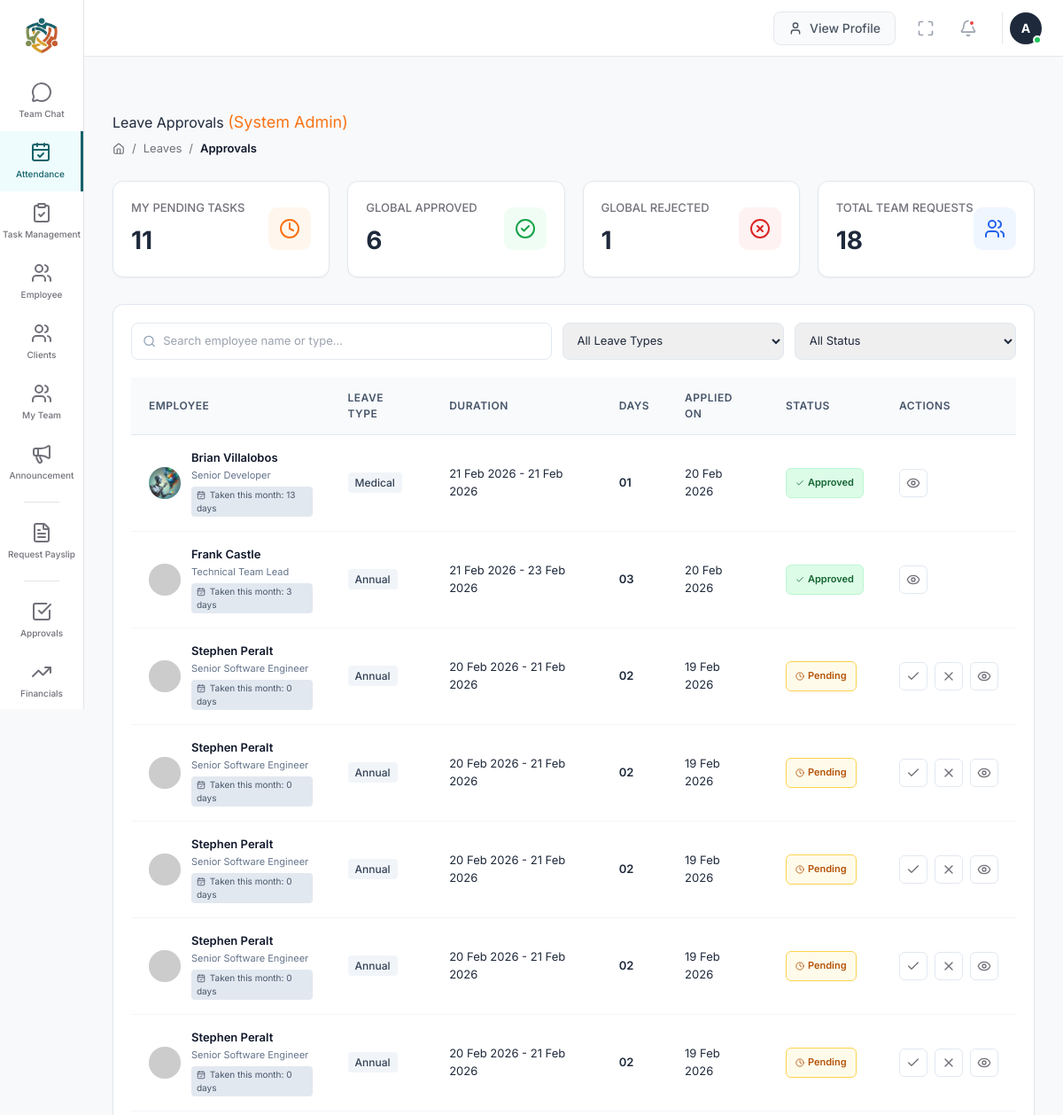
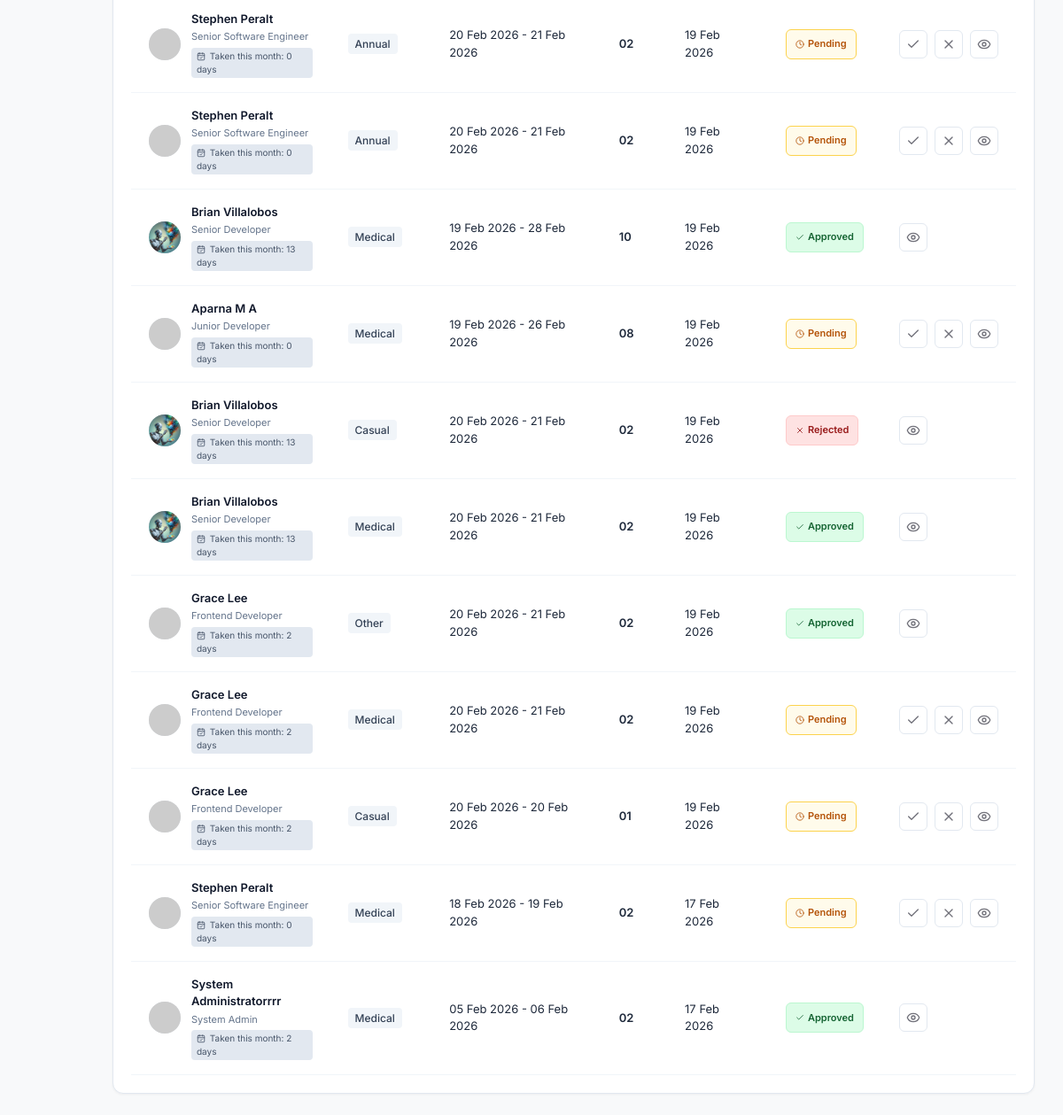
The app's page /leave_approval.php (signed in) with its own data (2 pictures, top to bottom).
### tables this page shows
CREATE TABLE `leave_requests` (
  `id` int(11) NOT NULL,
  `user_id` int(11) NOT NULL,
  `department` varchar(100) DEFAULT NULL,
  `tl_id` int(11) DEFAULT NULL,
  `manager_id` int(11) DEFAULT NULL,
  `leave_type` enum('Annual','Medical','Casual','Other') NOT NULL,
  `start_date` date NOT NULL,
  `end_date` date NOT NULL,
  `total_days` int(11) NOT NULL,
  `reason` text NOT NULL,
  `status` enum('Pending','Approved','Rejected') DEFAULT 'Pending',
  `tl_status` enum('Pending','Approved','Rejected') DEFAULT 'Pending',
  `manager_status` enum('Pending','Approved','Rejected') DEFAULT 'Pending',
  `hr_status` enum('Pending','Approved','Rejected') DEFAULT 'Pending',
  `approved_by` varchar(100) DEFAULT NULL,
  `created_at` timestamp NULL DEFAULT current_timestamp()
);

### leave_approval.php (the view, shortened to what this page needs)
<?php
$user_id = $_SESSION['user_id'];
$role_query = "SELECT role FROM users WHERE id = ?";
$stmt = $conn->prepare($role_query);
$stmt->bind_param("i", $user_id);
$stmt->execute();
$user_role = $stmt->get_result()->fetch_assoc()['role'];
$base_select = "SELECT lr.*,
                COALESCE(ep.full_name, u.name, 'Unknown Employee') as emp_name,
                COALESCE(ep.designation, u.role, 'Employee') as emp_role,
                ep.profile_img,
                (SELECT COALESCE(SUM(total_days), 0) FROM leave_requests
                 WHERE user_id = lr.user_id
                   AND status = 'Approved'
                   AND MONTH(start_date) = MONTH(CURRENT_DATE())
                   AND YEAR(start_date) = YEAR(CURRENT_DATE())
                ) as current_month_leaves
              FROM leave_requests lr
              JOIN users u ON lr.user_id = u.id
              LEFT JOIN employee_profiles ep ON u.id = ep.user_id";
if ($user_role === 'Team Lead') {
    $query = "$base_select WHERE ep.reporting_to = ? OR lr.tl_id = ? ORDER BY lr.created_at DESC";
    $stmt = $conn->prepare($query);
    $stmt->bind_param("ii", $user_id, $user_id);
} elseif ($user_role === 'Manager') {
    $query = "$base_select WHERE ep.manager_id = ? OR ep.reporting_to = ? OR lr.manager_id = ? ORDER BY lr.created_at DESC";
    $stmt = $conn->prepare($query);
    $stmt->bind_param("iii", $user_id, $user_id, $user_id);
} else {
    $query = "$base_select ORDER BY lr.created_at DESC";
    $stmt = $conn->prepare($query);
}
$stmt->execute();
$result = $stmt->get_result();
$leave_requests = [];
$pending_count = 0;
$approved_count = 0;
$rejected_count = 0;
while ($row = $result->fetch_assoc()) {
    $viewer_status = 'Pending';
    if ($user_role === 'Team Lead') { $viewer_status = $row['tl_status']; }
    elseif ($user_role === 'Manager') { $viewer_status = $row['manager_status']; }
    else { $viewer_status = $row['hr_status']; }
    $global_status = $row['status'] ?: 'Pending';
    if ($global_status === 'Pending') $pending_count++;
    if ($global_status === 'Approved') $approved_count++;
    if ($global_status === 'Rejected') $rejected_count++;
    $imgSource = $row['profile_img'];
    if(empty($imgSource) || $imgSource === 'default_user.png') {
        $imgSource = "https://ui-avatars.com/api/?name=".urlencode($row['emp_name'])."&background=random";
    } elseif (!str_starts_with($imgSource, 'http') && strpos($imgSource, 'assets/profiles/') === false) {
        $imgSource = './assets/profiles/' . $imgSource;
    }
    $leave_requests[] = [
        'id' => $row['id'],
        'emp_name' => $row['emp_name'],
        'emp_role' => $row['emp_role'],
        'avatar' => $imgSource,
        'leave_type' => $row['leave_type'],
        'start_date' => $row['start_date'],
        'end_date' => $row['end_date'],
        'total_days' => $row['total_days'],
        'created_at' => $row['created_at'],
        'reason' => $row['reason'],
        'current_month_leaves' => $row['current_month_leaves'],
        'viewer_status' => $viewer_status,
        'global_status' => $global_status,
        'tl_status' => $row['tl_status'],
        'mgr_status' => $row['manager_status'],
        'hr_status' => $row['hr_status'],
        'approved_by' => $row['approved_by']
    ];
}
?>
<!DOCTYPE html>
<html lang="en">
<head>
</head>
<body>
    <div class="main-content" id="mainContent">
        <div class="page-header mt-4">
            <div>
                <h1>Leave Approvals <span style="color: var(--primary); font-size: 18px;">(<?php echo htmlspecialchars($user_role); ?>)</span></h1>
                <div class="breadcrumb">
                    <i data-lucide="home" style="width:14px;"></i>
                    <span>/</span> Leaves <span>/</span> <span style="font-weight:600; color:#0f172a;">Approvals</span>
                </div>
            </div>
        </div>
        <div class="stats-grid">
            <div class="stat-card card-pending">
                <div class="stat-info">
                    <h4>My Pending Tasks</h4>
                    <h2><?php echo $pending_count; ?></h2>
                </div>
                <div class="stat-icon"><i data-lucide="clock"></i></div>
            </div>
            <div class="stat-card card-approved">
                <div class="stat-info">
                    <h4>Global Approved</h4>
                    <h2><?php echo $approved_count; ?></h2>
                </div>
                <div class="stat-icon"><i data-lucide="check-circle-2"></i></div>
            </div>
            <div class="stat-card card-rejected">
                <div class="stat-info">
                    <h4>Global Rejected</h4>
                    <h2><?php echo $rejected_count; ?></h2>
                </div>
                <div class="stat-icon"><i data-lucide="x-circle"></i></div>
            </div>
            <div class="stat-card card-total">
                <div class="stat-info">
                    <h4>Total Team Requests</h4>
                    <h2><?php echo count($leave_requests); ?></h2>
                </div>
                <div class="stat-icon"><i data-lucide="users"></i></div>
            </div>
        </div>
        <div class="list-section">
            <div class="filters-row">
                <div class="search-box">
                    <i data-lucide="search" style="width:16px; color:#94a3b8;"></i>
                    <input type="text" id="searchInput" placeholder="Search employee name or type..." onkeyup="filterTable()">
                </div>
                <select class="filter-select" id="typeFilter" onchange="filterTable()">
                    <option value="">All Leave Types</option>
                </select>
                <select class="filter-select" id="statusFilter" onchange="filterTable()">
                    <option value="">All Status</option>
                </select>
            </div>
            <div class="table-responsive">
                <table id="approvalTable">
                    <thead>
                        <tr>
                            <th>Employee</th>
                            <th>Leave Type</th>
                            <th>Duration</th>
                            <th>Days</th>
                            <th>Applied On</th>
                            <th>Status</th>
                            <th>Actions</th>
                        </tr>
                    </thead>
                    <tbody>
                        <?php if(count($leave_requests) > 0): ?>
                            <?php foreach($leave_requests as $leave): ?>
                                <tr>
                                    <td>
                                        <div class="emp-profile">
                                            <img src="<?php echo $leave['avatar']; ?>" class="emp-avatar" alt="User">
                                            <div class="emp-info">
                                                <span class="emp-name"><?php echo htmlspecialchars($leave['emp_name']); ?></span>
                                                <span class="emp-dept"><?php echo htmlspecialchars($leave['emp_role']); ?></span>
                                                <span class="leave-month-badge"><i data-lucide="calendar-check" style="width:10px; height:10px; display:inline; margin-right:2px;"></i> Taken this month: <?php echo $leave['current_month_leaves']; ?> days</span>
                                            </div>
                                        </div>
                                    </td>
                                    <td><span class="leave-type"><?php echo htmlspecialchars($leave['leave_type']); ?></span></td>
                                    <td><?php echo date('d M Y', strtotime($leave['start_date'])) . ' - ' . date('d M Y', strtotime($leave['end_date'])); ?></td>
                                    <td style="font-weight: 600;"><?php echo str_pad($leave['total_days'], 2, '0', STR_PAD_LEFT); ?></td>
                                    <td><?php echo date('d M Y', strtotime($leave['created_at'])); ?></td>
                                    <td>
                                        <?php
                                            $badgeClass = "status-" . $leave['global_status'];
                                            $icon = ($leave['global_status'] == 'Approved') ? 'check' : (($leave['global_status'] == 'Rejected') ? 'x' : 'clock');
                                        ?>
                                        <div class="status-badge-container">
                                            <span class="status-badge <?php echo $badgeClass; ?>"><i data-lucide="<?php echo $icon; ?>" style="width:10px;"></i> <?php echo $leave['global_status']; ?></span>
                                        </div>
                                    </td>
                                    <td>
                                        <div class="action-container">
                                            <?php if($leave['global_status'] === 'Pending'): ?>
                                                <button class="btn-icon btn-approve" onclick="updateLeave(<?php echo $leave['id']; ?>, 'Approved')" title="Approve"><i data-lucide="check" style="width:16px;"></i></button>
                                                <button class="btn-icon btn-reject" onclick="updateLeave(<?php echo $leave['id']; ?>, 'Rejected')" title="Reject"><i data-lucide="x" style="width:16px;"></i></button>
                                            <?php endif; ?>
                                            <button class="btn-icon" onclick="viewDetails(
                                                '<?php echo htmlspecialchars(addslashes($leave['emp_name'])); ?>',
                                                '<?php echo htmlspecialchars($leave['leave_type']); ?>',
                                                '<?php echo date('d M Y', strtotime($leave['start_date'])) . ' - ' . date('d M Y', strtotime($leave['end_date'])); ?>',
                                                '<?php echo htmlspecialchars(addslashes($leave['reason'])); ?>',
                                                '<?php echo $leave['total_days']; ?>',
                                                '<?php echo $leave['current_month_leaves']; ?>',
                                                '<?php echo $leave['global_status']; ?>',
                                                '<?php echo htmlspecialchars(addslashes($leave['approved_by'] ?? '')); ?>',
                                                '<?php echo $leave['tl_status']; ?>',
                                                '<?php echo $leave['mgr_status']; ?>',
                                                '<?php echo $leave['hr_status']; ?>'
                                            )" title="View Details"><i data-lucide="eye" style="width:16px;"></i></button>
                                        </div>
                                    </td>
                                </tr>
                            <?php endforeach; ?>
                        <?php endif; ?>
                    </tbody>
                </table>
            </div>
        </div>
    </div>
</body>
</html>

### leave_approval.php (style rules this page uses)
:root { --primary: #f97316; --primary-hover: #ea580c; --bg-body: #f8f9fa; --text-main: #1e293b; --text-muted: #64748b; --border: #e2e8f0; --white: #ffffff; --success: #10b981; --danger: #ef4444; --sidebar-width: 95px; }
body { font-family: 'Inter', sans-serif; background-color: var(--bg-body); margin: 0; padding: 0; color: var(--text-main); overflow-x: hidden; }
.main-content { margin-left: var(--sidebar-width); padding: 24px 32px; min-height: 100vh; transition: all 0.3s ease; width: calc(100% - var(--sidebar-width)); box-sizing: border-box; }
.page-header { display: flex; justify-content: space-between; align-items: center; margin-bottom: 24px; gap: 15px; flex-wrap: wrap; }
.breadcrumb { display: flex; align-items: center; font-size: 13px; color: var(--text-muted); gap: 8px; margin-top: 5px; }
.stats-grid { display: grid; grid-template-columns: repeat(auto-fit, minmax(240px, 1fr)); gap: 20px; margin-bottom: 30px; }
.stat-card { background: white; border-radius: 12px; padding: 20px; border: 1px solid var(--border); position: relative; overflow: hidden; box-shadow: 0 1px 2px rgba(0,0,0,0.05); display: flex; justify-content: space-between; align-items: center; }
.stat-info h4 { font-size: 13px; color: var(--text-muted); margin: 0 0 5px 0; font-weight: 500; text-transform: uppercase; }
.stat-info h2 { font-size: 28px; font-weight: 700; margin: 0; color: var(--text-main); }
.stat-icon { width: 48px; height: 48px; border-radius: 10px; display: flex; align-items: center; justify-content: center; }
.card-pending .stat-icon { background: #fff7ed; color: #f97316; }
.card-approved .stat-icon { background: #f0fdf4; color: #16a34a; }
.card-rejected .stat-icon { background: #fef2f2; color: #dc2626; }
.card-total .stat-icon { background: #eff6ff; color: #2563eb; }
.list-section { background: white; border-radius: 12px; border: 1px solid var(--border); padding: 20px; box-shadow: 0 1px 3px rgba(0,0,0,0.05); }
.filters-row { display: flex; gap: 12px; margin-bottom: 20px; flex-wrap: wrap; }
.search-box { flex: 2; min-width: 250px; display: flex; align-items: center; border: 1px solid var(--border); border-radius: 8px; padding: 8px 12px; }
.search-box input { border: none; outline: none; width: 100%; font-size: 13px; margin-left: 8px; }
.filter-select { flex: 1; min-width: 150px; padding: 8px 12px; border: 1px solid var(--border); border-radius: 8px; font-size: 13px; color: var(--text-main); outline: none; cursor: pointer; }
.table-responsive { overflow-x: auto; width: 100%; }
table { width: 100%; border-collapse: collapse; min-width: 900px; }
thead { background: #f8fafc; border-bottom: 1px solid var(--border); }
th { text-align: left; font-size: 12px; color: #475569; padding: 14px 20px; font-weight: 600; text-transform: uppercase; letter-spacing: 0.5px; }
td { padding: 16px 20px; border-bottom: 1px solid #f1f5f9; font-size: 13px; vertical-align: middle; }
.emp-profile { display: flex; align-items: center; gap: 12px; }
.emp-avatar { width: 36px; height: 36px; border-radius: 50%; object-fit: cover; background: #e2e8f0; display: flex; align-items: center; justify-content: center; flex-shrink: 0; }
.emp-info { display: flex; flex-direction: column; gap: 2px; }
.emp-name { font-weight: 600; color: #0f172a; }
.emp-dept { font-size: 11px; color: #64748b; }
.leave-month-badge { font-size: 10px; background: #e2e8f0; color: #475569; padding: 2px 6px; border-radius: 4px; display: inline-block; width: fit-content; margin-top: 2px; }
.status-badge-container { display: flex; flex-direction: column; align-items: flex-start; gap: 4px; }
.status-badge { padding: 4px 10px; border-radius: 6px; font-size: 11px; font-weight: 600; display: inline-flex; align-items: center; gap: 4px; width: fit-content; }
.status-Pending { background: #fffbeb; color: #b45309; border: 1px solid #fcd34d; }
.status-Approved { background: #dcfce7; color: #166534; border: 1px solid #bbf7d0; }
.status-Rejected { background: #fee2e2; color: #991b1b; border: 1px solid #fecaca; }
.leave-type { font-weight: 500; padding: 4px 8px; border-radius: 4px; background: #f1f5f9; color: #334155; font-size: 12px; }
.action-container { display: flex; gap: 8px; }
.btn-icon { width: 32px; height: 32px; border-radius: 6px; border: 1px solid var(--border); background: white; display: flex; align-items: center; justify-content: center; cursor: pointer; transition: 0.2s; color: var(--text-muted); }

### records on screen
leave_requests: emp_name "Brian Villalobos", emp_role "Senior Developer", current_month_leaves "13", leave_type "Medical", start_date "21 Feb 2026", end_date "21 Feb 2026", total_days "01", created_at "20 Feb 2026", global_status "Approved"
leave_requests: emp_name "Frank Castle", emp_role "Technical Team Lead", current_month_leaves "3", leave_type "Annual", start_date "21 Feb 2026", end_date "23 Feb 2026", total_days "03", created_at "20 Feb 2026", global_status "Approved"
leave_requests: emp_name "Stephen Peralt", emp_role "Senior Software Engineer", current_month_leaves "0", leave_type "Annual", start_date "20 Feb 2026", end_date "21 Feb 2026", total_days "02", created_at "19 Feb 2026", global_status "Pending"
leave_requests: emp_name "Stephen Peralt", emp_role "Senior Software Engineer", current_month_leaves "0", leave_type "Annual", start_date "20 Feb 2026", end_date "21 Feb 2026", total_days "02", created_at "19 Feb 2026", global_status "Pending"
leave_requests: emp_name "Stephen Peralt", emp_role "Senior Software Engineer", current_month_leaves "0", leave_type "Annual", start_date "20 Feb 2026", end_date "21 Feb 2026", total_days "02", created_at "19 Feb 2026", global_status "Pending"
leave_requests: emp_name "Stephen Peralt", emp_role "Senior Software Engineer", current_month_leaves "0", leave_type "Annual", start_date "20 Feb 2026", end_date "21 Feb 2026", total_days "02", created_at "19 Feb 2026", global_status "Pending"
leave_requests: emp_name "Stephen Peralt", emp_role "Senior Software Engineer", current_month_leaves "0", leave_type "Annual", start_date "20 Feb 2026", end_date "21 Feb 2026", total_days "02", created_at "19 Feb 2026", global_status "Pending"
leave_requests: emp_name "Stephen Peralt", emp_role "Senior Software Engineer", current_month_leaves "0", leave_type "Annual", start_date "20 Feb 2026", end_date "21 Feb 2026", total_days "02", created_at "19 Feb 2026", global_status "Pending"
leave_requests: emp_name "Stephen Peralt", emp_role "Senior Software Engineer", current_month_leaves "0", leave_type "Annual", start_date "20 Feb 2026", end_date "21 Feb 2026", total_days "02", created_at "19 Feb 2026", global_status "Pending"
leave_requests: emp_name "Brian Villalobos", emp_role "Senior Developer", current_month_leaves "13", leave_type "Medical", start_date "19 Feb 2026", end_date "28 Feb 2026", total_days "10", created_at "19 Feb 2026", global_status "Approved"
leave_requests: emp_name "Aparna M A", emp_role "Junior Developer", current_month_leaves "0", leave_type "Medical", start_date "19 Feb 2026", end_date "26 Feb 2026", total_days "08", created_at "19 Feb 2026", global_status "Pending"
leave_requests: emp_name "Brian Villalobos", emp_role "Senior Developer", current_month_leaves "13", leave_type "Casual", start_date "20 Feb 2026", end_date "21 Feb 2026", total_days "02", created_at "19 Feb 2026", global_status "Rejected"
leave_requests: emp_name "Brian Villalobos", emp_role "Senior Developer", current_month_leaves "13", leave_type "Medical", start_date "20 Feb 2026", end_date "21 Feb 2026", total_days "02", created_at "19 Feb 2026", global_status "Approved"
leave_requests: emp_name "Grace Lee", emp_role "Frontend Developer", current_month_leaves "2", leave_type "Other", start_date "20 Feb 2026", end_date "21 Feb 2026", total_days "02", created_at "19 Feb 2026", global_status "Approved"
leave_requests: emp_name "Grace Lee", emp_role "Frontend Developer", current_month_leaves "2", leave_type "Medical", start_date "20 Feb 2026", end_date "21 Feb 2026", total_days "02", created_at "19 Feb 2026", global_status "Pending"
leave_requests: emp_name "Grace Lee", emp_role "Frontend Developer", current_month_leaves "2", leave_type "Casual", start_date "20 Feb 2026", end_date "20 Feb 2026", total_days "01", created_at "19 Feb 2026", global_status "Pending"
leave_requests: emp_name "Stephen Peralt", emp_role "Senior Software Engineer", current_month_leaves "0", leave_type "Medical", start_date "18 Feb 2026", end_date "19 Feb 2026", total_days "02", created_at "17 Feb 2026", global_status "Pending"
leave_requests: emp_name "System Administratorrrr", emp_role "System Admin", current_month_leaves "2", leave_type "Medical", start_date "05 Feb 2026", end_date "06 Feb 2026", total_days "02", created_at "17 Feb 2026", status "Approved"

### other values on screen
$item['name'] "Team Chat"
$item['name'] "Attendance"
$item['name'] "Task Management"
$item['name'] "Employee"
$item['name'] "Clients"
$item['name'] "My Team"
$item['name'] "Announcement"
$item['name'] "Request Payslip"
$item['name'] "Approvals"
$item['name'] "Financials"
substr($display_name, 0, 1) "A"
$user_role "System Admin"
$pending_count "11"
$approved_count "6"
$rejected_count "1"
